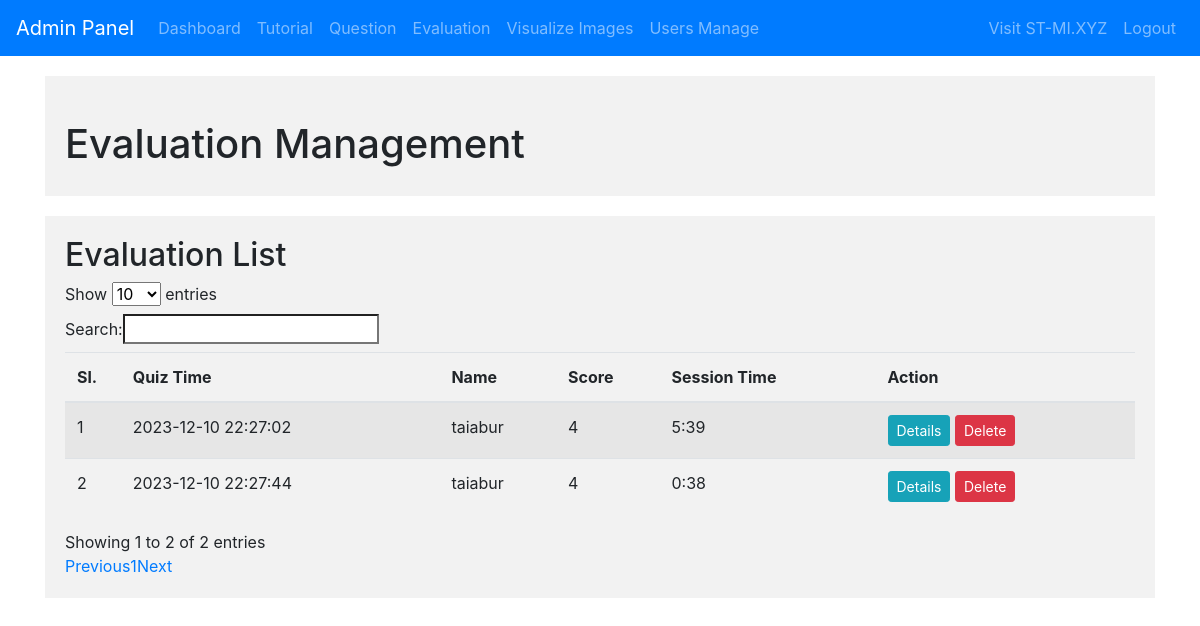
Before: /evaluation/list with the older database file.
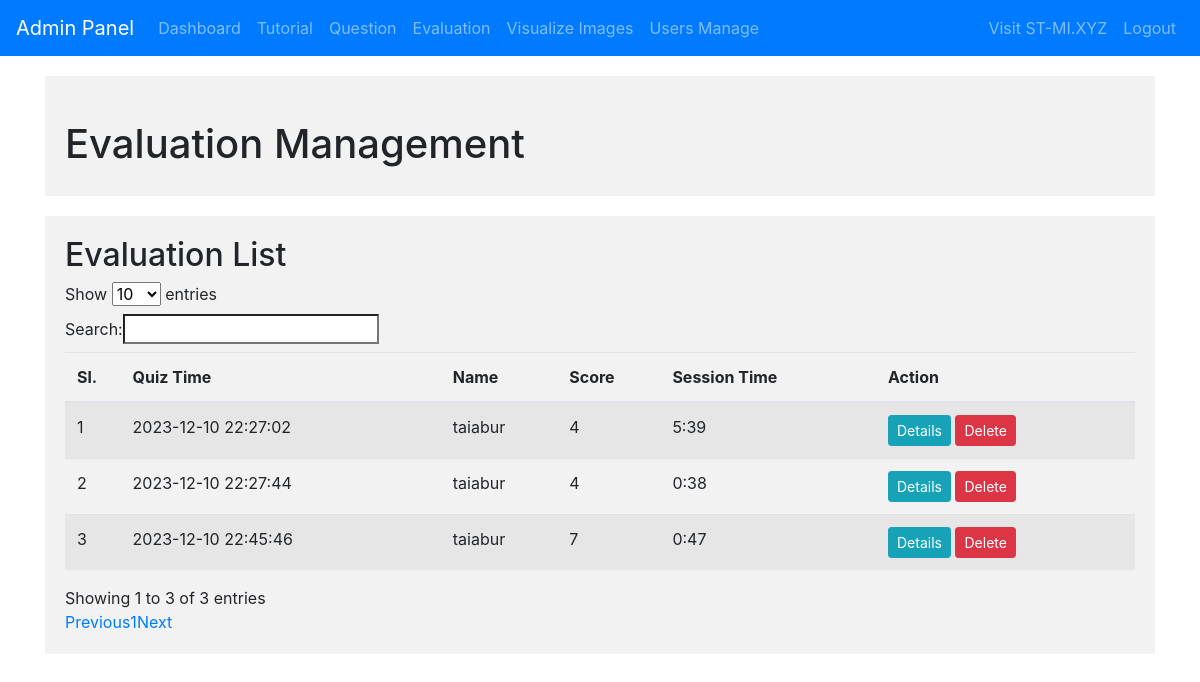
After: the same page with the newer database file.
### tables this page shows
CREATE TABLE quiz_list (
    id INTEGER PRIMARY KEY,
    quiz_id VARCHAR(255),
    user_id INTEGER,
    total_mark INTEGER,
    category VARCHAR(255),
    created_date TIMESTAMP DEFAULT CURRENT_TIMESTAMP
);

CREATE TABLE users (
    id INTEGER PRIMARY KEY,
    fullname TEXT NULL,
    username TEXT UNIQUE NOT NULL,
    password TEXT NOT NULL,
    isadmin INTEGER DEFAULT 0,
    created TIMESTAMP NOT NULL DEFAULT 
    CURRENT_TIMESTAMP
);

### admin.py (the view, shortened to what this page needs)
@app.route('/evaluation/list')
def list_evaluation():
    conn = get_db_connection()
    quiz_details=''
    quiz_id = request.args.get('quiz_id')
    _cursor = conn.execute('SELECT quiz_list.*, users.fullname FROM quiz_list JOIN users ON quiz_list.user_id = users.id')
    list_data = _cursor.fetchall()
    cat_count_cursor_questions = conn.execute('SELECT category_id, COUNT(*) AS total_quantity FROM tutorials GROUP BY category_id')
    cat_count_cursor_questions = cat_count_cursor_questions.fetchall()
    cat_count_cursor_images = conn.execute('SELECT category, COUNT(*) AS total_quantity FROM images_table GROUP BY category')
    cat_count_cursor_images = cat_count_cursor_images.fetchall()
    conn.close()
    return render_template('admin_evaluation.html', list_data=list_data, quiz_details=quiz_details)

### admin.py (called while the page is built)
@app.before_request
def check_admin_access():
    if request.endpoint and request.endpoint.startswith('admin'):
        if not is_admin():
            return redirect(url_for('hello'))

def get_db_connection():
    conn = sqlite3.connect('database.db')
    conn.row_factory = sqlite3.Row
    return conn

### templates/admin_evaluation.html (shortened to what this page needs)
{% extends 'admin_template.html' %}
{% block content %}
<div class="section">
    <h1 class="mt-4">Evaluation Management</h1>
</div>
    <div class="section">
    <h2>Evaluation List</h2>
    <table class="table table-striped" id="dataTable">
        <thead>
            <tr>
                <th>Sl.</th>
                <th>Quiz Time</th>
                <th>Name</th>
                <th>Score</th>
                <th>Session Time</th>
                <th>Action</th>
            </tr>
        </thead>
        <tbody>
            {% for item in list_data %}
            <tr>
                <td>
                    {{ loop.index }}
                </td>
                <td>{{ item.created_date }}</td>
                <td>{{ item.fullname }}</td>
                <td>{{ item.total_mark }}</td>
                <td>{{ item.category }}</td>
                <td>
                    <a href="{{url_for('list_evaluation',quiz_id=item.quiz_id)}}" class="btn btn-info btn-sm"> Details</a>
                    <a href="{{url_for('delete_evaluation', quiz_id=item.quiz_id)}}" onClick="confirm('Delete entry?')">
                        <button class="btn btn-danger btn-sm">Delete</button>
                    </a>
                </td>
            </tr>
            {% endfor %}
        </tbody>
    </table>
</div>
{% endblock %}

Changed rows visible on the page:
added quiz_list: created_date "2023-12-10 22:45:46", fullname "taiabur", total_mark "7", category "0:47"
Other visible differences:
text written by a page script: "Show entries Search: Showing 1 to 2 of 2 entries Previous 1 Next" → "Show entries Search: Showing 1 to 3 of 3 entries Previous 1 Next"
